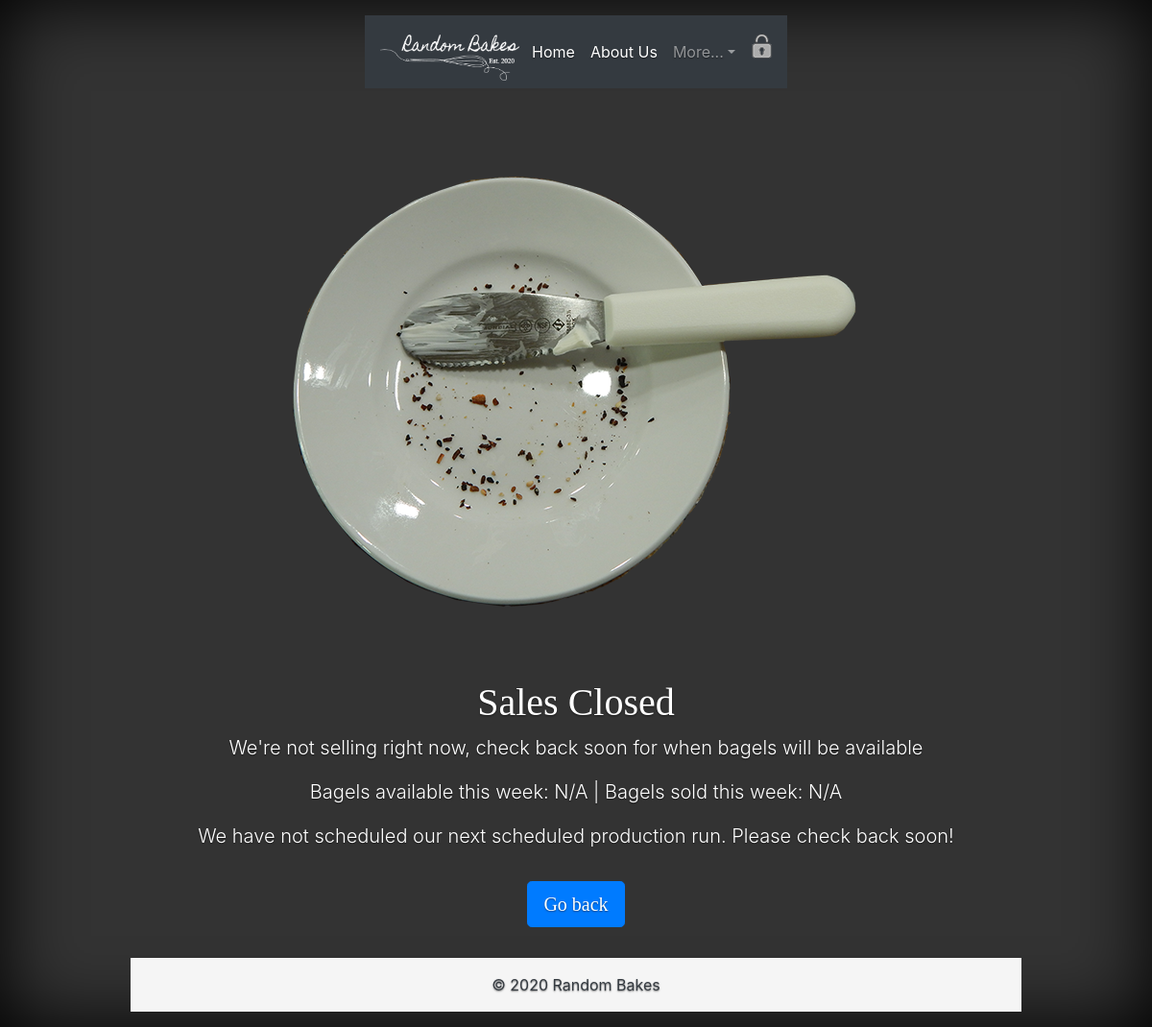
The page /Baking/order/ on the database its author committed.
### MainPage/models.py (models this page shows, shortened)
class highlight(models.Model):
    title = models.CharField(max_length = 35, unique = True)
    story = models.CharField(max_length = 300)
    script = models.TextField(default="None")
    photo2 = models.ImageField(upload_to='highlight_images', default = '/media/photo-placeholder-icon.jpg')
    photo_alt = models.CharField(max_length = 25)
    button = models.CharField(max_length = 18)
    button_link = models.CharField(max_length = 264)
    button_class =models.CharField(max_length = 264, default = "index")

### MainPage/views.py (the view)
# urls.py: path('order/', views.order, name = 'order'),
def order(request):
    acv_sales = ActiveSales.objects.filter(active ="True")[0]
    today = date.today()
    deliverydate = acv_sales.deliverydate.strftime('%A, %B %e, %Y')
    storedate = acv_sales.start_sales.strftime('%A, %B %e, %Y')
    deliverytime = acv_sales.bakingtime.strftime('%I:%M %p')
    activeBatch = acv_sales.batch
    nextbatch = next_batch(activeBatch)
    if ActiveSales.objects.filter(batch =nextbatch).count()==1:
        nBatch = ActiveSales.objects.filter(batch =nextbatch)
        NxtSched = True
        nxtdateopen =  nBatch.start_sales.strftime('%A, %B %e, %Y')
        nxtdatedelivery = nBatch.deliverydate.strftime('%A, %B %e, %Y')
    else:
        NxtSched = False
    if (acv_sales.start_sales < today) & (today < acv_sales.end_sales):
        sales = importSales()
        sold = WeeksSales(acv_sales.batch, sales)[1]
        sold = sold['totBagels']
        DeliveryInfo = "%s is scheduled to be baked and delivered on %s. Deliveries will begin after %s when they have cooled enough for packaging. We will deliver within 10 miles of Tahoe Park and provide contact-less delivery." %(acv_sales.batch, deliverydate, deliverytime)
        available = acv_sales.units
        if sold >= available:
            cover_content2 = highlight.objects.filter(title = "Sold Out!")[0]
        else:
            cover_content2 = highlight.objects.filter(title = "Buy Now")[0]
    else:
        sold = 'N/A'
        available = 'N/A'
        cover_content2 = highlight.objects.filter(title = "Sales Closed")[0]
        if NxtSched:
            DeliveryInfo = "Our next scheduled production run, %s, will be on %s. Sales open for this batch will open on %s." %(nextbatch, nxtdatedelivery, nxtdateopen)
        else:
            DeliveryInfo = "We have not scheduled our next scheduled production run. Please check back soon!"
    cover_content ={'CoverTitle': cover_content2.title,
           'CoverText': cover_content2.story,
           'CoverPhoto': cover_content2.photo2.url,
           'CoverAltText': cover_content2.photo_alt,
           'CoverButton': cover_content2.button,
           'CoverButtonClass': cover_content2.button_class,
           'CoverButtonLink': cover_content2.button_link,
           'DeliveryInfo': DeliveryInfo,
           'BagelsSold': str(sold),
           'BagelsAvailable':  str(available)}
    return render(request,'MainApp/order.html', context = cover_content)

### MainPage/views.py (called while the page is built)
def next_batch(batch):
    b = batch.split("_")
    b[1] = str(int(b[1])+1)
    sep = "_"
    return sep.join(b)

### templates/MainApp/order.html (shortened to what this page needs)
<!DOCTYPE html>
{% extends "MainApp/base.html" %}
{% block body_block %}
{% load static %}
<div class="cover-container">
  <main role="main" class="inner cover">
    <img src=  "{{CoverPhoto}}"  class = "img-fluid" alt="{{ CoverAltText }}">
    <h1 class="cover-heading ">{{ CoverTitle }}</h1>
    <p class="lead">{{ CoverText }}</p>
    <p class="lead">Bagels available this week: {{ BagelsAvailable }}  |  Bagels sold this week: {{ BagelsSold }}</p>
      <p class="lead">{{DeliveryInfo}}</p>
    <p class="lead">
      <a class="{{CoverButtonClass}}" href="{{CoverButtonLink}}" style="margin-top: 16px" >{{CoverButton}}</a>
    </p>
  </main>
</div>
{% endblock %}

### static/css/sticky-footer-navbar.css (style rules this page uses)
a, a:focus, a:hover { color: #fff; }
body { display: -ms-flexbox; display: flex; color: #fff; text-shadow: 0 .05rem .1rem rgba(0, 0, 0, .5); box-shadow: inset 0 0 5rem rgba(0, 0, 0, 1); background-color: #333; }
.cover-container { max-width: 60em; }
.cover-heading { font-family: 'Homemade Apple', cursive; }

### rows shown on the page
highlight: title "Sales Closed", story "We're not selling right now, check back soon for when bagels will be available", button "Go back"

### other values the page prints
{{ BagelsAvailable }} "N/A"
{{ BagelsSold }} "N/A"
{{ DeliveryInfo }} "We have not scheduled our next scheduled production run. Please check back soon!"
